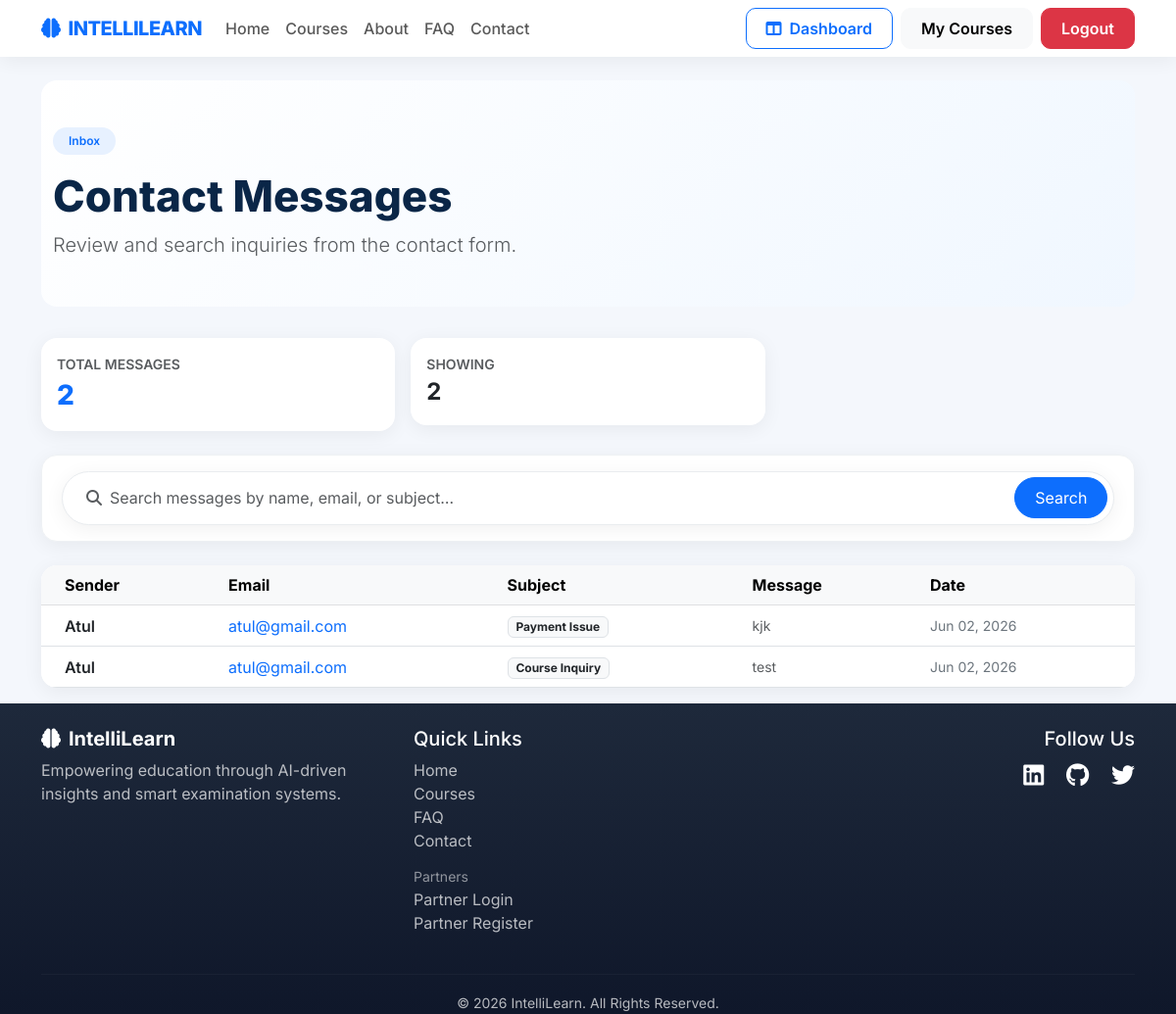
Page /contact-messages/ (signed in) on the committed database.
### main/models.py (models this page shows, shortened)
class ContactMessage(models.Model):
    SUBJECT_CHOICES = [
        ('Technical Support', 'Technical Support'),
        ('Course Inquiry', 'Course Inquiry'),
        ('Payment Issue', 'Payment Issue'),
        ('Other', 'Other'),
    ]
    full_name = models.CharField(max_length=100)
    email = models.EmailField()
    subject = models.CharField(max_length=50, choices=SUBJECT_CHOICES)
    message = models.TextField()
    created_at = models.DateTimeField(auto_now_add=True)

### main/views.py (the view, shortened to what this page needs)
def contact_messages_list(request):
    from django.db.models import Q
    from main.utils import paginate, get_search_term, list_page_context
    queryset = ContactMessage.objects.all().order_by('-created_at')
    q = get_search_term(request)
    page_obj = paginate(request, queryset, per_page=12)
    context = list_page_context(request, page_obj, 'Search messages by name, email, or subject…')
    context['total_messages'] = ContactMessage.objects.count()
    return render(request, 'main/contact_messages_list.html', context)

### main/context_processors.py (called while the page is built)
def user_navigation(request):
    is_institute_user = False
    is_instructor_user = False
    is_student_user = False
    if request.user.is_authenticated:
        is_institute_user = Institute.objects.filter(user=request.user).exists()
        is_instructor_user = Instructor.objects.filter(user=request.user).exists()
        is_student_user = not is_institute_user and not is_instructor_user
    return {
        'is_institute_user': is_institute_user,
        'is_instructor_user': is_instructor_user,
        'is_student_user': is_student_user,
    }

### main/utils.py (called while the page is built)
def get_search_term(request, param='q'):
    return request.GET.get(param, '').strip()

def pagination_query_string(request, exclude=None):
    if exclude is None:
        exclude = {'page'}
    pairs = []
    for key in request.GET:
        if key in exclude:
            continue
        value = request.GET.get(key, '').strip()
        if value:
            pairs.append((key, value))
    return urlencode(pairs)

def paginate(request, queryset, per_page=10, page_param='page'):
    paginator = Paginator(queryset, per_page)
    page_number = request.GET.get(page_param, 1)
    try:
        return paginator.page(page_number)
    except PageNotAnInteger:
        return paginator.page(1)
    except EmptyPage:
        return paginator.page(paginator.num_pages)

def list_page_context(request, page_obj, search_placeholder='Search…'):
    q = get_search_term(request)
    return {
        'page_obj': page_obj,
        'q': q,
        'query_string': pagination_query_string(request),
        'search_placeholder': search_placeholder,
        'has_filters': bool(q),
    }

### main/templates/main/contact_messages_list.html (shortened to what this page needs)
{% extends 'main/base.html' %}
{% block content %}
{% include 'main/partials/page_hero.html' with hero_badge='Inbox' hero_title='Contact Messages' hero_subtitle='Review and search inquiries from the contact form.' %}
<div class="row g-3 mb-4 il-animate">
    <div class="col-md-4">
        <div class="card card-il p-3">
            <div class="text-muted small text-uppercase fw-semibold">Total messages</div>
            <div class="stat-number-il fs-3">{{ total_messages }}</div>
        </div>
    </div>
    <div class="col-md-4">
        <div class="card card-il p-3">
            <div class="text-muted small text-uppercase fw-semibold">Showing</div>
            <div class="fs-4 fw-bold">{{ page_obj.paginator.count }}</div>
        </div>
    </div>
</div>
{% include 'main/partials/list_toolbar.html' %}
{% if page_obj.object_list %}
<div class="card card-il overflow-hidden">
    <div class="table-responsive">
        <table class="table table-hover align-middle mb-0">
            <thead class="table-light">
                <tr>
                    <th class="ps-4">Sender</th>
                    <th>Email</th>
                    <th>Subject</th>
                    <th>Message</th>
                    <th>Date</th>
                </tr>
            </thead>
            <tbody>
                {% for msg in page_obj %}
                <tr class="il-animate-fade">
                    <td class="ps-4 fw-semibold">{{ msg.full_name }}</td>
                    <td><a href="mailto:{{ msg.email }}" class="text-decoration-none">{{ msg.email }}</a></td>
                    <td><span class="badge bg-light text-dark border">{{ msg.subject }}</span></td>
                    <td class="text-muted small">{{ msg.message|truncatechars:60 }}</td>
                    <td class="text-secondary small">{{ msg.created_at|date:"M d, Y" }}</td>
                </tr>
                {% endfor %}
            </tbody>
        </table>
    </div>
</div>
{% else %}
{% if not has_filters %}
<div class="shadow-sm">{% include 'main/partials/empty_state.html' with icon='fa-inbox' title='No messages yet' description='Contact form submissions will appear here.' %}</div>
{% endif %}
{% endif %}
{% endblock %}

### static/css/theme.css (style rules this page uses)
:root { --il-primary: #0d6efd; --il-primary-dark: #0a2647; --il-gradient-soft: linear-gradient(135deg, #ffffff 0%, #f0f7ff 100%); --il-shadow-sm: 0 4px 20px rgba(0, 0, 0, 0.06); --il-shadow-md: 0 12px 40px rgba(13, 110, 253, 0.12); --il-radius: 16px; --il-transition: 0.3s cubic-bezier(0.4, 0, 0.2, 1); }
body { background: #f4f7fc; }
.il-animate { animation: ilFadeUp 0.6s ease forwards; opacity: 0; }
.il-animate-fade { animation: ilFadeIn 0.5s ease forwards; opacity: 0; }
.card-il { border: none; border-radius: var(--il-radius); box-shadow: var(--il-shadow-sm); transition: transform var(--il-transition), box-shadow var(--il-transition); background: #fff; }
.stat-number-il { font-size: 2.25rem; font-weight: 800; color: var(--il-primary); }

### main/templates/main/base.html (style rules this page uses)
body { font-family: 'Inter', sans-serif; color: #2d3436; }

### rows in the picture
ContactMessage: full_name "Atul", email "atul@gmail.com", subject "Payment Issue", message "kjk", created_at "Jun 02, 2026"
ContactMessage: full_name "Atul", email "atul@gmail.com", subject "Course Inquiry", message "test", created_at "Jun 02, 2026"

### other values in the picture
{{ hero_badge }} "Inbox"
{{ hero_title }} "Contact Messages"
{{ hero_subtitle }} "Review and search inquiries from the contact form."
{{ total_messages }} "2"
{{ page_obj.paginator.count }} "2"
